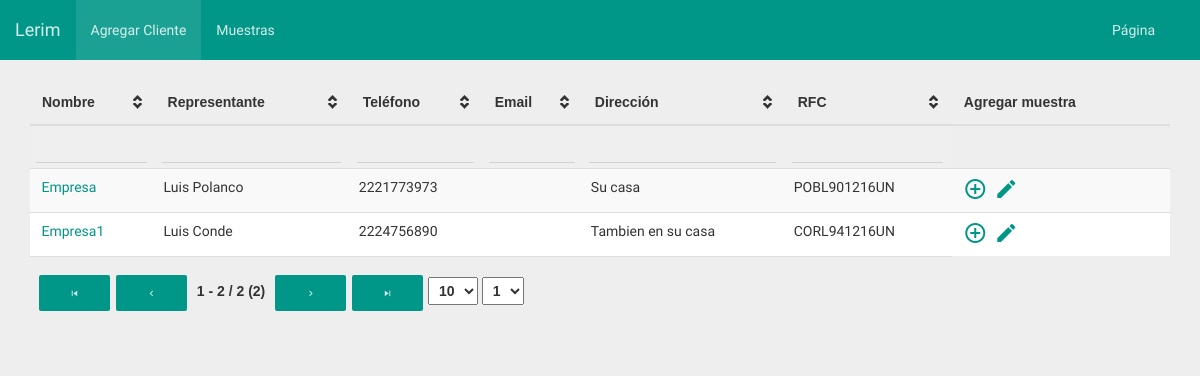
/index.php/welcome/clientes, run on the app's committed database.
### tables this page shows
CREATE TABLE clientes
(
	`id_cliente` INT NOT NULL AUTO_INCREMENT,
	`nombre` VARCHAR(200) NOT NULL,
	`representante` VARCHAR(100) NOT NULL,
	`telefono` VARCHAR(10) NOT NULL,
	`email` VARCHAR(50) NOT NULL DEFAULT "",
	`direccion` VARCHAR(100) NOT NULL,
	`RFC` VARCHAR(12) NOT NULL,
	PRIMARY KEY (`id_cliente`),
	UNIQUE INDEX `rfc_UNIQUE` (`RFC` ASC)
);

### application/controllers/Welcome.php (called while the page is built, shortened)
<?php if ( ! defined('BASEPATH')) exit('No direct script access allowed');
class Welcome extends CI_Controller {
	function __construct(){
		$this->load->model('modelo');
		$this->load->helper('url');
	}
	public function clientes(){
		$datos['clientes']=$this->modelo->clientes();
		$this->load->view('header');
		$this->load->view('barra');
		$this->load->view('inicio',$datos);
		$this->load->view('footer');
	}
}

### index.php (called while the page is built, shortened)
<?php
require_once BASEPATH.'core/CodeIgniter.php';

### application/models/modelo.php (called while the page is built, shortened)
<?php if ( ! defined('BASEPATH')) exit('No direct script access allowed');
class modelo extends CI_Model
{
	public function clientes()
	{
		$query=$this->db->query("SELECT * FROM clientes");
	   return $query;
	}
}

### application/views/inicio.php (the view, shortened to what this page needs)
<div class="container">
    <table  class="table table-striped table-hover">
      <thead>
        <tr >
          <th >Nombre</th>
          <th >Representante</th>
          <th >Teléfono</th>
          <th >Email</th>
          <th >Dirección</th>
          <th >RFC</th>
          <th >Agregar muestra</th>
        </tr>
      </thead>
      <tfoot>
        <tr>
          <th colspan="6" class="ts-pager form-horizontal">
            <button type="button" class="btn btn-primary"><i class="mdi-av-skip-previous"></i></div></button>
            <button type="button" class="btn btn-primary"><i class="mdi-navigation-chevron-left"></i></button>
            <span class="pagedisplay"></span>
            <button type="button" class="btn btn-primary"><i class="mdi-navigation-chevron-right"></i></button>
            <button type="button" class="btn btn-primary"><i class="mdi-av-skip-next"></i></button>
            <select  title="Select page size">
              <option selected="selected"  value="10">10</option>
            </select>
            <select class="pagenum input-mini"  title="Select page number"></select>
      <tbody>
        <?php foreach($clientes->result() as $row) { ?>
            <tr>
              <td>
                  <a href="<?php echo base_url();?>index.php/welcome/bio/<?php echo $row->id_cliente?>">&nbsp;<?php echo $row->nombre;?></a>
              </td>
              <td><?php echo $row->representante;?></td>
              <td><?php echo $row->telefono;?></td>
              <td><?php echo $row->email;?></td>
              <td><?php echo $row->direccion;?></td>
              <td><?php echo $row->RFC;?></td>
              <td>
                <a href="<?php echo base_url();?>index.php/welcome/nuevaMuestra/<?php echo $row->id_cliente?>">&nbsp;<i class="mdi-content-add-circle-outline"></i></a>
                <a href="<?php echo base_url();?>index.php/welcome/editarCliente/<?php echo $row->id_cliente?>">&nbsp;<i class="mdi-content-create"></i></a>
              </td>
            </tr>
            <?php }?>
          </tbody>

### data on the page
clientes: nombre "Empresa", representante "Luis Polanco", telefono "2221773973", direccion "Su casa", RFC "POBL901216UN"
clientes: nombre "Empresa1", representante "Luis Conde", telefono "2224756890", direccion "Tambien en su casa", RFC "CORL941216UN"
